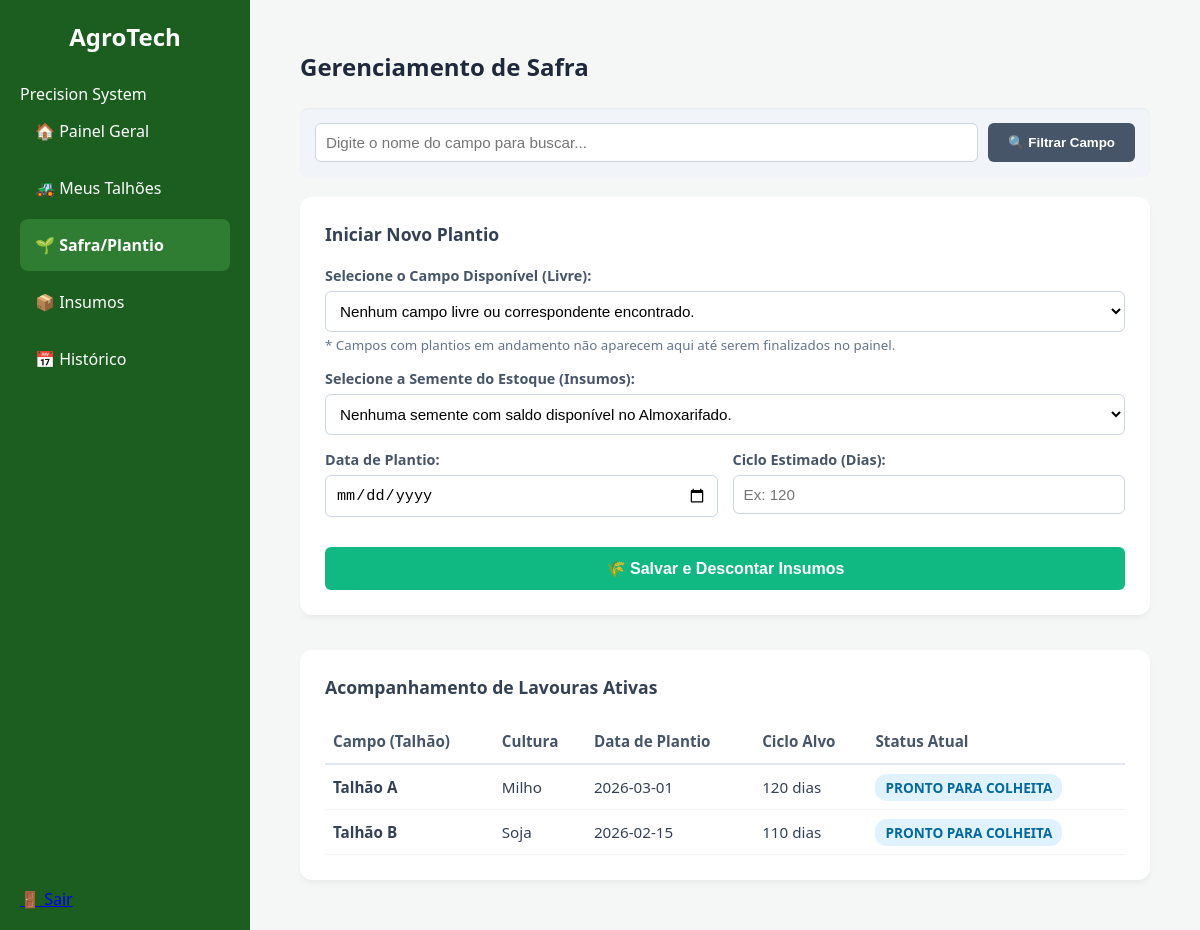
Page /safra (signed in) on the committed database.
### tables this page shows
CREATE TABLE Safra (
        id INTEGER PRIMARY KEY AUTOINCREMENT,
        talhao_id INTEGER NOT NULL,
        cultura TEXT NOT NULL,
        data_plantio DATE,
        ciclo_dias INTEGER,
        status TEXT, qtd_fertilizante REAL DEFAULT 0.0, qtd_semente REAL DEFAULT 0.0, qtd_defensivo REAL DEFAULT 0.0,
        FOREIGN KEY (talhao_id) REFERENCES Talhao(id)
    );

CREATE TABLE Talhao (
        id INTEGER PRIMARY KEY AUTOINCREMENT,
        usuario_id INTEGER NOT NULL,
        nome TEXT NOT NULL,
        largura_metros REAL,
        altura_metros REAL,
        area_hectares REAL,
        tipo_solo TEXT,
        FOREIGN KEY (usuario_id) REFERENCES Usuario(id)
    );

### app.py (the view, shortened to what this page needs)
@app.route('/safra', methods=['GET', 'POST'])
def safra():
    if 'user_id' not in session:
        return redirect(url_for('login'))
    db = get_db()
    user_id = session['user_id']
    busca_talhao = request.args.get('busca_talhao', '').strip()
    query_base = """
        SELECT id, nome, area_hectares FROM Talhao
        WHERE usuario_id = ?
        AND id NOT IN (
            SELECT talhao_id FROM Safra
            WHERE status != 'Finalizado' AND talhao_id IS NOT NULL
        )
    """
    if busca_talhao:
        talhoes = db.execute(query_base + " AND nome LIKE ?", (user_id, f'%{busca_talhao}%')).fetchall()
    else:
        talhoes = db.execute(query_base, (user_id,)).fetchall()
    sementes_disponiveis = db.execute("""
        SELECT id, nome_insumo, quantidade FROM Insumo
        WHERE usuario_id = ?
        AND (categoria LIKE '%Semente%' OR categoria = 'Semente')
        AND quantidade > 0
    """, (user_id,)).fetchall()
    safras_raw = db.execute("""
        SELECT s.id, t.nome as talhao_nome, s.cultura, s.data_plantio, s.ciclo_dias, s.status
        FROM Safra s
        JOIN Talhao t ON s.talhao_id = t.id
        WHERE t.usuario_id = ? AND s.status != 'Finalizado'
    """, (user_id,)).fetchall()
    safras_processadas = []
    hoje = datetime.now().date()
    for s in safras_raw:
        if not s['data_plantio'] or s['ciclo_dias'] is None:
            novo_status = "DADOS INCOMPLETOS"
            data_exibicao = s['data_plantio'] if s['data_plantio'] else "---"
            ciclo_exibicao = 0
        else:
            try:
                data_p = datetime.strptime(s['data_plantio'], '%Y-%m-%d').date()
                dias_passados = (hoje - data_p).days
                ciclo_total = int(s['ciclo_dias'])
                data_exibicao = s['data_plantio']
                ciclo_exibicao = ciclo_total
                if s['status'] == 'Pronto para Colheita' or dias_passados >= ciclo_total:
                    novo_status = "PRONTO PARA COLHEITA"
                elif dias_passados < 0:
                    novo_status = "PLANEJADO"
                else:
                    percentual = min(100, int((dias_passados / ciclo_total) * 100))
                    novo_status = f"CRESCENDO ({dias_passados} dias - {percentual}%)"
            except:
                novo_status = "ERRO DE FORMATAÇÃO"
                data_exibicao = s['data_plantio']
                ciclo_exibicao = s['ciclo_dias']
        safras_processadas.append({
            'talhao_nome': s['talhao_nome'],
            'cultura': s['cultura'],
            'data_plantio': data_exibicao,
            'ciclo_dias': ciclo_exibicao,
            'status': novo_status
        })
    db.close()
    return render_template('safra.html', talhoes=talhoes, sementes=sementes_disponiveis, safras=safras_processadas, busca_talhao=busca_talhao)

### app.py (called while the page is built)
def get_db():
    conn = sqlite3.connect('agrotech.db')
    conn.row_factory = sqlite3.Row
    return conn

### templates/safra.html (shortened to what this page needs)
{% extends "base.html" %}
{% block content %}
<div style="max-width: 900px; margin: 0 auto; padding: 20px;">
    <h2 style="color: #1e293b; margin-bottom: 25px;">Gerenciamento de Safra</h2>
    <div style="background: #f1f5f9; padding: 15px; border-radius: 8px; margin-bottom: 20px; box-shadow: inset 0 1px 2px rgba(0,0,0,0.05);">
        <form method="GET" action="{{ url_for('safra') }}" style="display: flex; gap: 10px;">
            <input type="text" name="busca_talhao" value="{{ busca_talhao }}" placeholder="Digite o nome do campo para buscar..."
                   style="flex: 1; padding: 10px; border: 1px solid #cbd5e1; border-radius: 6px; font-size: 0.95rem;">
            <button type="submit" style="background: #475569; color: white; padding: 10px 20px; border: none; border-radius: 6px; cursor: pointer; font-weight: 600;">
                🔍 Filtrar Campo
            </button>
        </form>
    </div>
    <div style="background: white; padding: 25px; border-radius: 12px; box-shadow: 0 4px 6px -1px rgba(0,0,0,0.05); margin-bottom: 35px;">
        <h4 style="margin: 0 0 20px 0; color: #334155; font-size: 1.1rem;">Iniciar Novo Plantio</h4>
        <form method="POST" action="{{ url_for('safra') }}" style="display: flex; flex-direction: column; gap: 15px;">
            <div>
                <label style="display: block; margin-bottom: 6px; color: #475569; font-weight: 600; font-size: 0.9rem;">Selecione o Campo Disponível (Livre):</label>
                <select name="talhao_id" required style="width: 100%; padding: 10px; border: 1px solid #cbd5e1; border-radius: 6px; font-size: 0.95rem; background-color: #fff;">
                    {% if talhoes %}
                        <option value="" disabled selected>-- Escolha um Campo Livre ({{ talhoes|length }} encontrados) --</option>
                        {% for t in talhoes %}
                            <option value="{{ t.id }}">{{ t.nome }} ({{ t.area_hectares }} ha)</option>
                        {% endfor %}
                    {% else %}
                        <option value="" disabled selected>Nenhum campo livre ou correspondente encontrado.</option>
                    {% endif %}
                </select>
                <small style="color: #64748b; margin-top: 4px; display: block;">* Campos com plantios em andamento não aparecem aqui até serem finalizados no painel.</small>
            </div>
            <div>
                <label style="display: block; margin-bottom: 6px; color: #475569; font-weight: 600; font-size: 0.9rem;">Selecione a Semente do Estoque (Insumos):</label>
                <select name="insumo_id" required style="width: 100%; padding: 10px; border: 1px solid #cbd5e1; border-radius: 6px; font-size: 0.95rem; background-color: #fff;">
                    {% if sementes %}
                        <option value="" disabled selected>-- Escolha a Semente Disponível --</option>
                        {% for s in sementes %}
                            <option value="{{ s.id }}">{{ s.nome_insumo }} (Saldo: {{ "%.1f"|format(s.quantidade) }} kg)</option>
                        {% endfor %}
                    {% else %}
                        <option value="" disabled selected>Nenhuma semente com saldo disponível no Almoxarifado.</option>
                    {% endif %}
                </select>
            </div>
            <div style="display: flex; gap: 15px; flex-wrap: wrap;">
                <div style="flex: 1; min-width: 200px;">
                    <label style="display: block; margin-bottom: 6px; color: #475569; font-weight: 600; font-size: 0.9rem;">Data de Plantio:</label>
                    <input type="date" name="data_plantio" required style="width: 100%; padding: 10px; border: 1px solid #cbd5e1; border-radius: 6px; font-size: 0.95rem;">
                </div>
                <div style="flex: 1; min-width: 200px;">
                    <label style="display: block; margin-bottom: 6px; color: #475569; font-weight: 600; font-size: 0.9rem;">Ciclo Estimado (Dias):</label>
                    <input type="number" name="ciclo_dias" placeholder="Ex: 120" required style="width: 100%; padding: 10px; border: 1px solid #cbd5e1; border-radius: 6px; font-size: 0.95rem;">
                </div>
            </div>
            <button type="submit" style="background: #10b981; color: white; padding: 12px; border: none; border-radius: 6px; font-size: 1rem; font-weight: bold; cursor: pointer; margin-top: 15px; transition: background 0.2s;">
                🌾 Salvar e Descontar Insumos
            </button>
        </form>
    </div>
    <div style="background: white; padding: 25px; border-radius: 12px; box-shadow: 0 4px 6px -1px rgba(0,0,0,0.05);">
        <h4 style="margin: 0 0 20px 0; color: #334155; font-size: 1.1rem;">Acompanhamento de Lavouras Ativas</h4>
        <div style="overflow-x: auto;">
            <table style="width: 100%; border-collapse: collapse; text-align: left; font-size: 0.95rem;">
                <thead>
                    <tr style="border-bottom: 2px solid #e2e8f0; color: #475569;">
                        <th style="padding: 12px 8px;">Campo (Talhão)</th>
                        <th style="padding: 12px 8px;">Cultura</th>
                        <th style="padding: 12px 8px;">Data de Plantio</th>
                        <th style="padding: 12px 8px;">Ciclo Alvo</th>
                        <th style="padding: 12px 8px;">Status Atual</th>
                    </tr>
                </thead>
                <tbody>
                    {% for safra in safras %}
                    <tr style="border-bottom: 1px solid #f1f5f9; color: #334155;">
                        <td style="padding: 12px 8px; font-weight: bold;">{{ safra.talhao_nome }}</td>
                        <td style="padding: 12px 8px;">{{ safra.cultura }}</td>
                        <td style="padding: 12px 8px;">{{ safra.data_plantio }}</td>
                        <td style="padding: 12px 8px;">{{ safra.ciclo_dias }} dias</td>
                        <td style="padding: 12px 8px;">
                            <span style="background: #e0f2fe; color: #0369a1; padding: 4px 10px; border-radius: 12px; font-size: 0.85rem; font-weight: 600;">
                                {{ safra.status }}
                            </span>
                        </td>
                    </tr>
                    {% else %}
                    <tr>
                        <td colspan="5" style="padding: 20px; text-align: center; color: #64748b;">Nenhuma lavoura em andamento registrada.</td>
                    </tr>
                    {% endfor %}
                </tbody>
            </table>
        </div>
    </div>
</div>
{% endblock %}

### static/css/style.css (style rules this page uses)
* { margin: 0; padding: 0; box-sizing: border-box; }
body { font-family: 'Segoe UI', sans-serif; background: #f4f7f6; }

### rows in the picture
Safra: talhao_nome "Talhão A", cultura "Milho", data_plantio "2026-03-01", ciclo_dias "120", status "PRONTO PARA COLHEITA"
Safra: talhao_nome "Talhão B", cultura "Soja", data_plantio "2026-02-15", ciclo_dias "110", status "PRONTO PARA COLHEITA"
